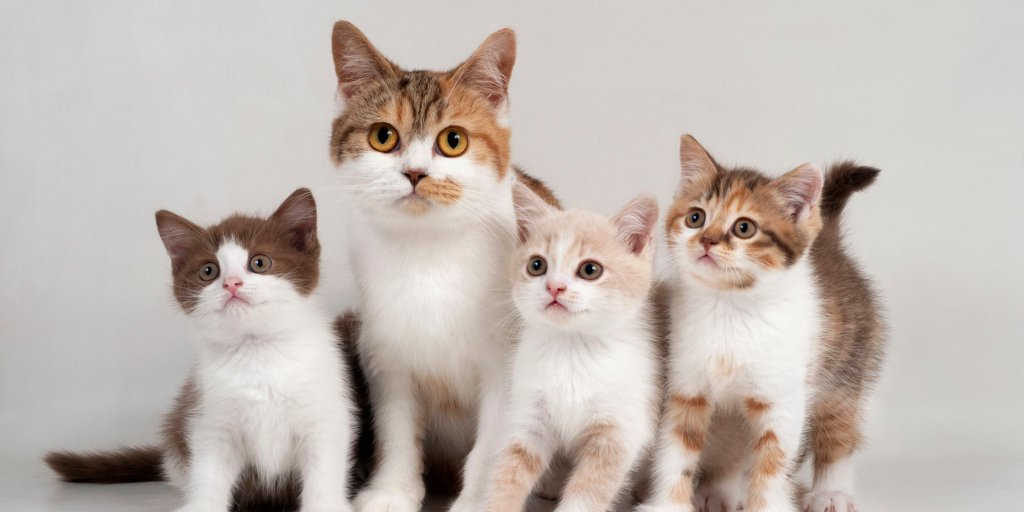
#> input picture Application/opencv/photos/macke.jpg, 1024 x 512 px
$ python detekcija_macaka.py
#> lines starting #> are read from the running program, lines starting #| are printed output that depends on the picture; after the words box and inside, x2 and y2 are one past the last pixel; in counts of white or black regions, pixels touching at a corner belong together
import cv2 as cv

#ucitavanje zeljene slike
img = cv.imread('photos/macke.jpg')
#> img is the input picture: shape (512, 1024, 3); mean B, G, R 177.2, 183.5, 193.5

#konvertovanje slike u grayscale rezim
gray= cv.cvtColor(img, cv.COLOR_BGR2GRAY)
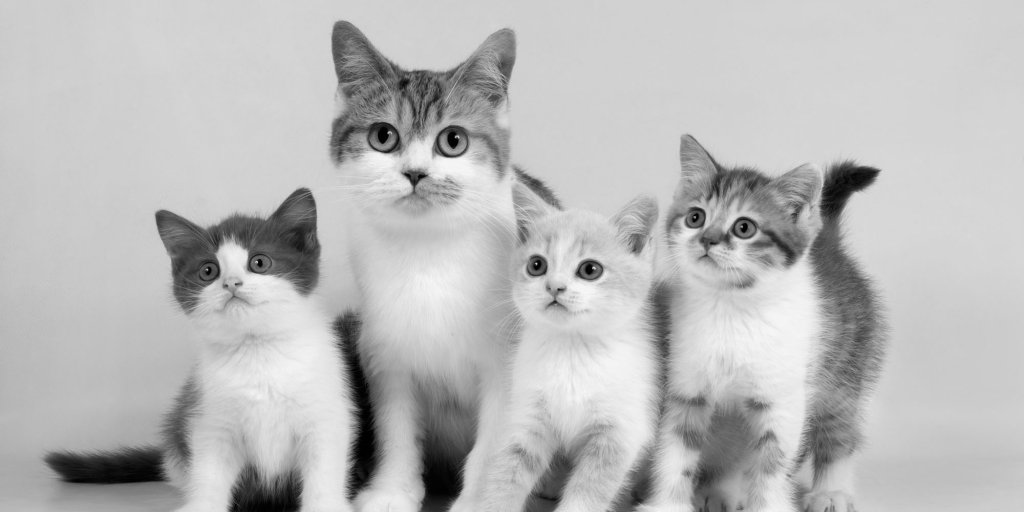
#> gray: shape (512, 1024); min 0, max 248, mean 185.8
#cv.imshow('Siva macka', gray)

haar_kaskada = cv.CascadeClassifier("cat_face_detector.xml")

#promena parametara funkcije detectMultiScale ima veliki uticaj na detektovane objekte
macka_pravougaonik = haar_kaskada.detectMultiScale(gray, scaleFactor=1.1, minNeighbors=3)
#> macka_pravougaonik = [[502, 218, 118, 118], [335, 68, 163, 163], [177, 220, 108, 108], [662, 175, 115, 115]]
print(f'Broj nadjenih macaka je= {len(macka_pravougaonik)}')
#| Broj nadjenih macaka je= 4
for (i,(x, y,w, h)) in enumerate(macka_pravougaonik):
    cv.rectangle(img, (x,y), (x+w, y+h), (0,255,0) , thickness=3)
    cv.putText(img, "Macka #{}".format(i + 1), (x, y - 10),
		cv.FONT_HERSHEY_SIMPLEX, 0.55, (0, 255, 0), 2)
#> this loop made 4 passes
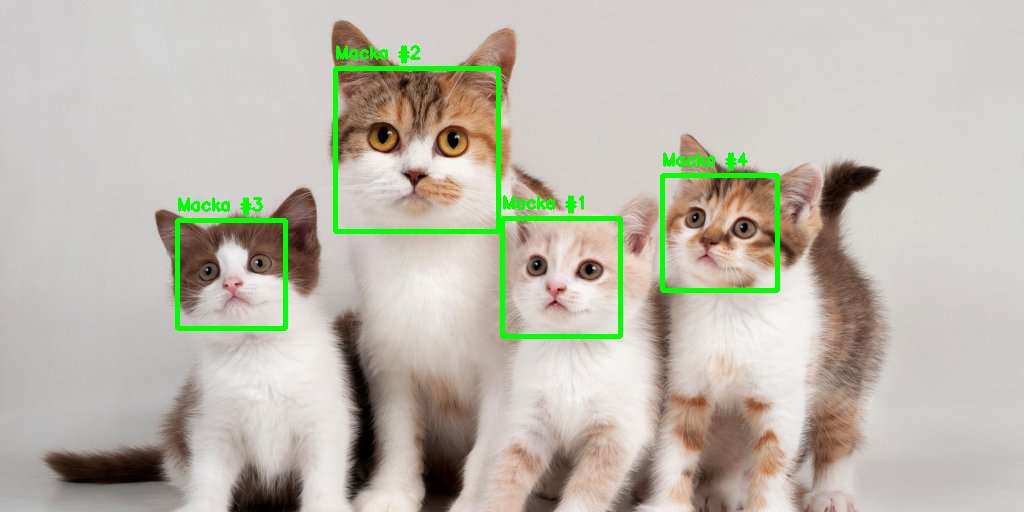
#> img: shape (512, 1024, 3); 2.39% of pixels changed, all inside (x1, y1, x2, y2) = (175, 45, 780, 339)
cv.imshow('Prepoznate macke', img)
cv.waitKey(0)

$ run again, with Application/opencv/photos/macka2.jpg copied over Application/opencv/photos/macke.jpg
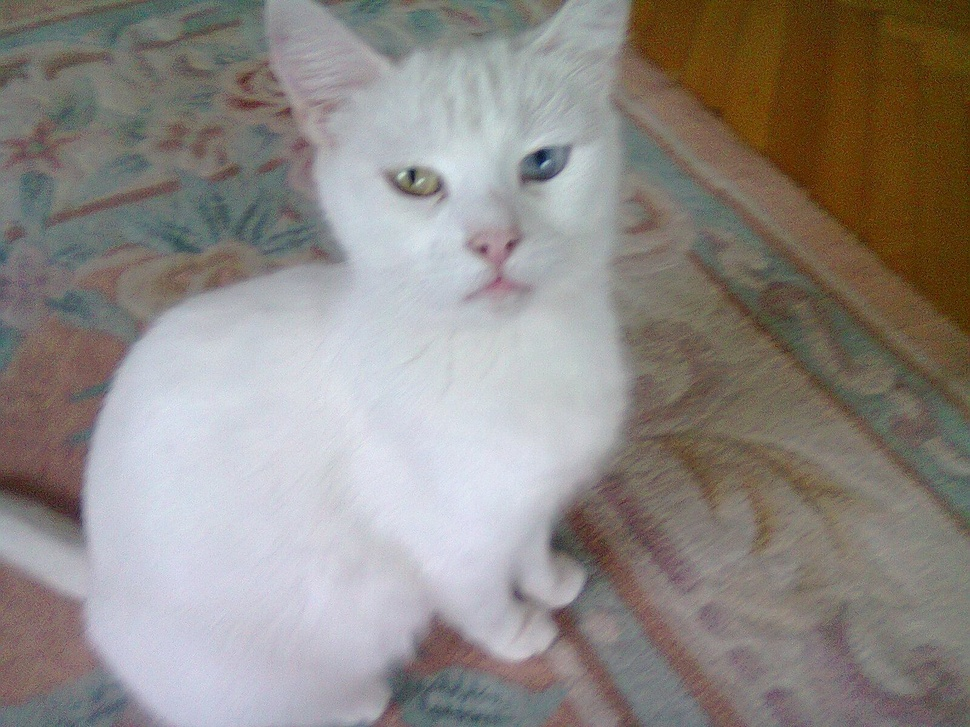
#> input picture Application/opencv/photos/macka2.jpg, 970 x 727 px, shrunk from 1600 x 1200 before the run
#> img is the input picture: shape (727, 970, 3); mean B, G, R 132.7, 137, 142.7
#> `gray= cv.cvtColor(img, cv.COLOR_BGR2GRAY)`:
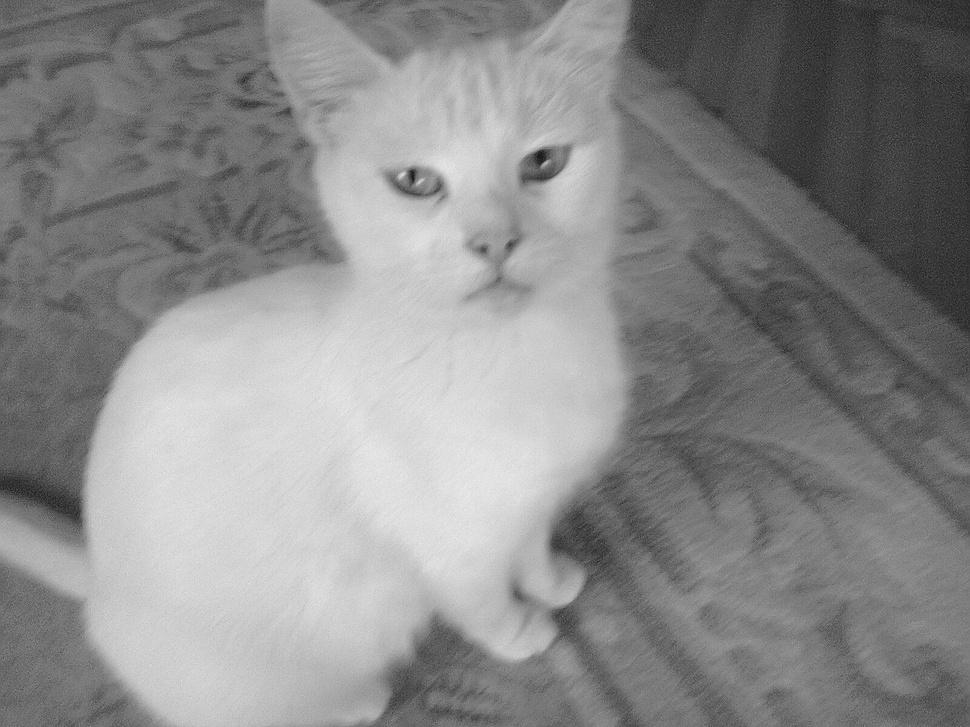
#> gray: shape (727, 970); min 20, max 238, mean 138.2
#> macka_pravougaonik = [[316, 36, 314, 314]]
#| Broj nadjenih macaka je= 1
#> the loop `for (i,(x, y,w, h)) in enumerate(macka_pravougaonik):` made 1 pass
#> after the loop `for (i,(x, y,w, h)) in enumerate(macka_pravougaonik):`:
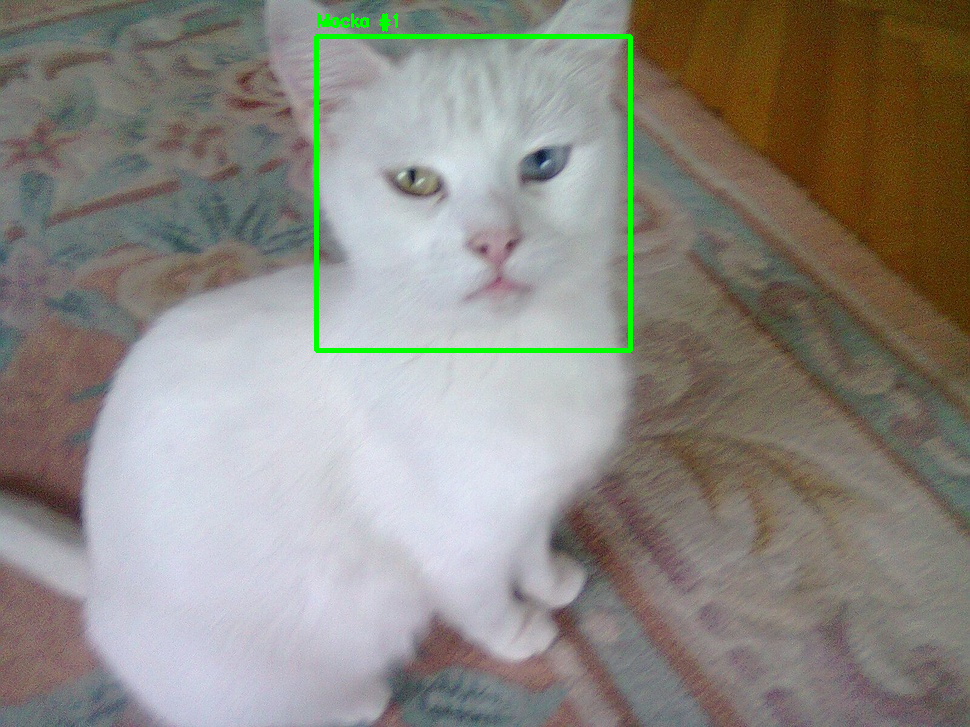
#> img: shape (727, 970, 3); 0.97% of pixels changed, all inside (x1, y1, x2, y2) = (314, 13, 633, 353)
